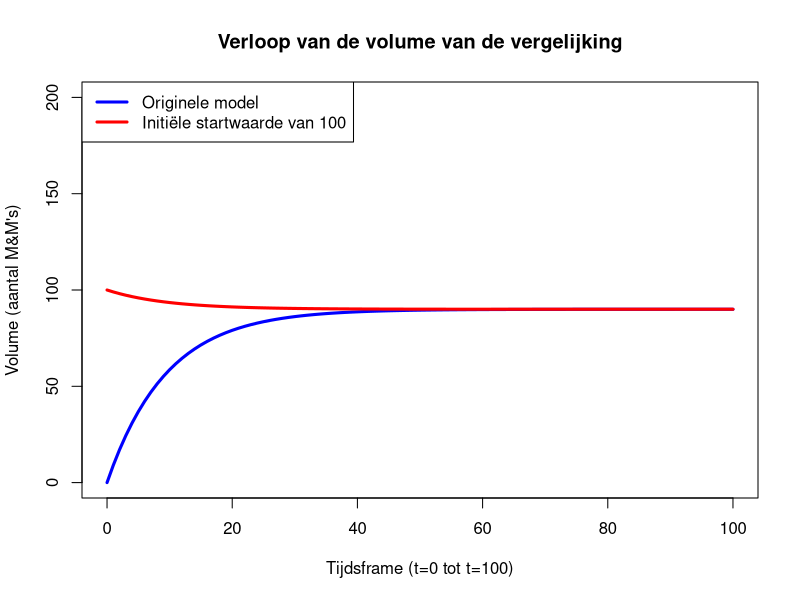
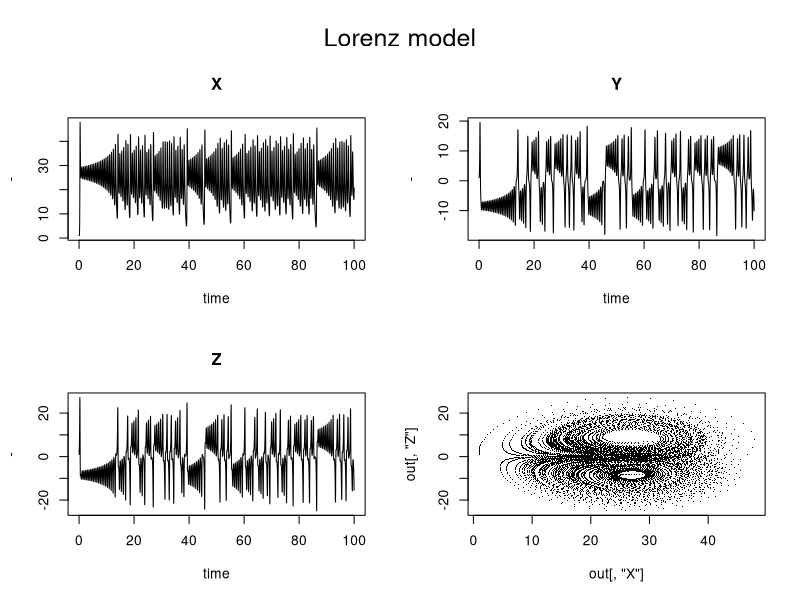
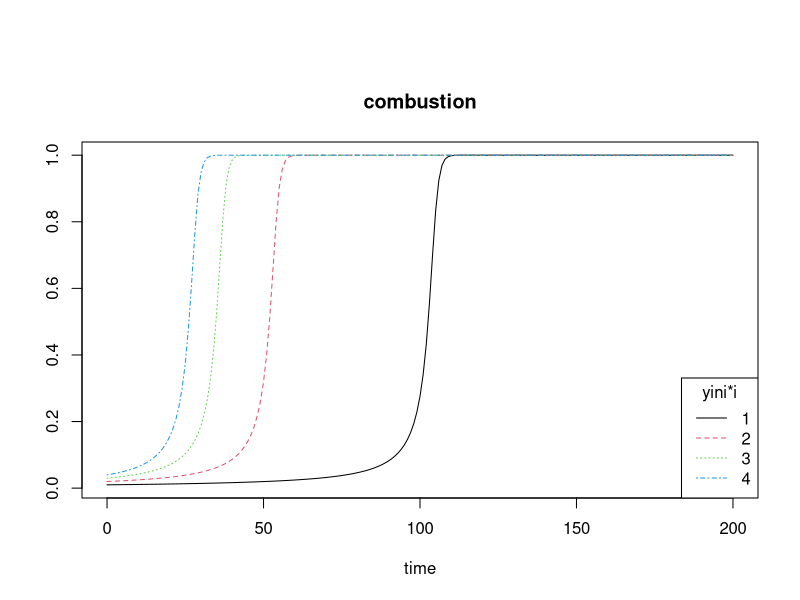
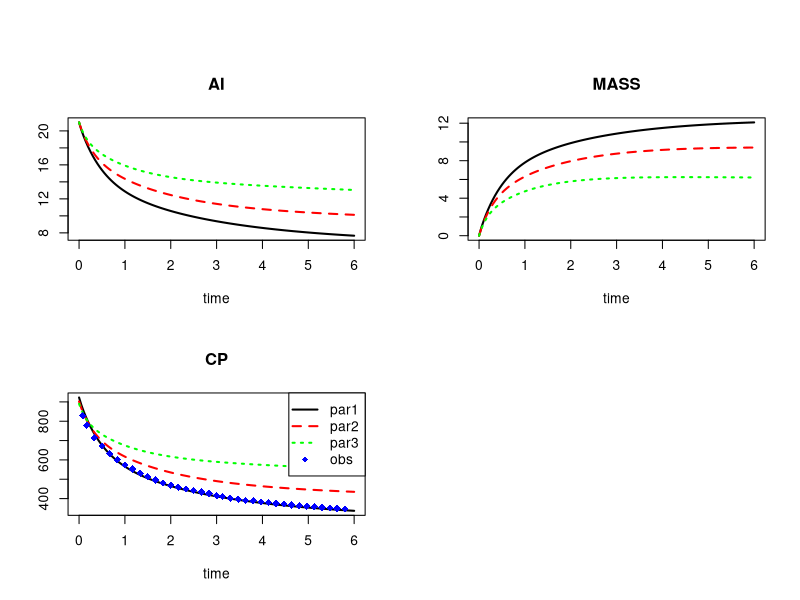
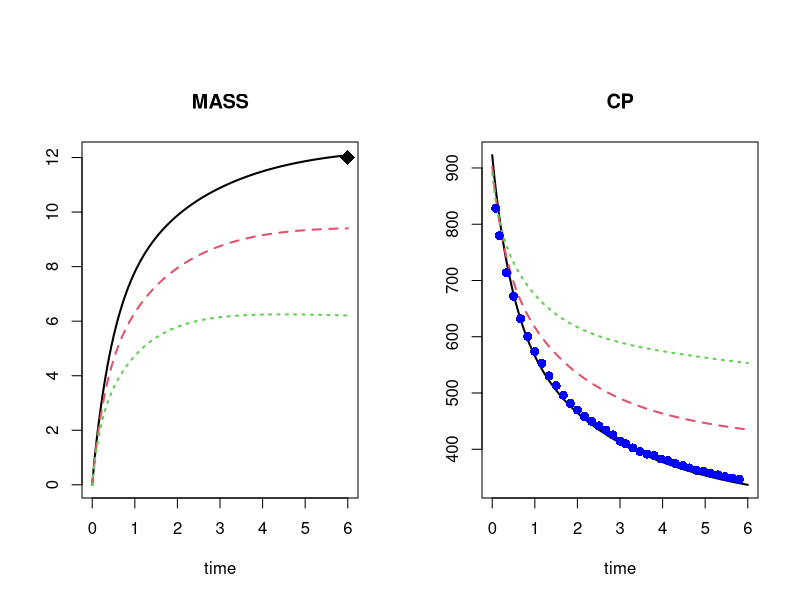
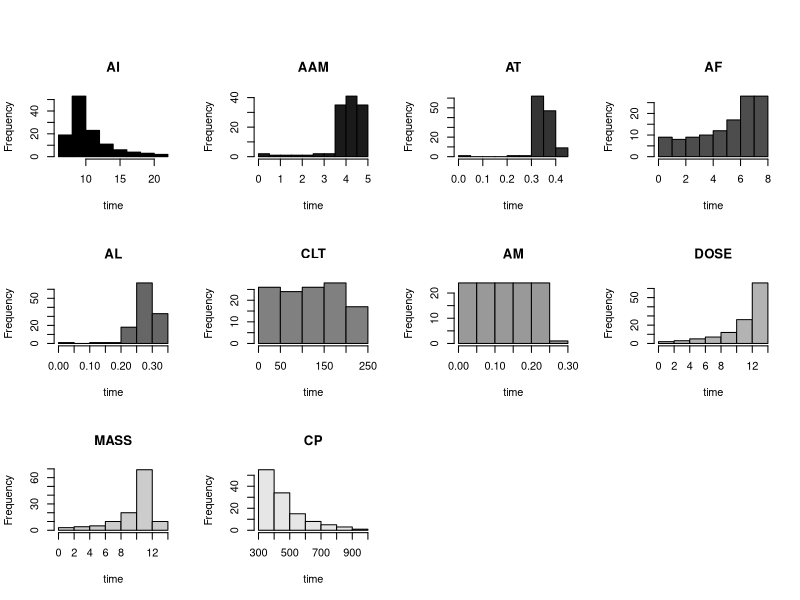

Reproduce these figures in R, in order.
## ---- chunk 1
knitr::opts_chunk$set(echo = TRUE)
## ---- chunk 2
# Het paket inladen
library(deSolve)
## ---- chunk 3
# Het opzetten van de parameters
parameters <- c(addVolume = 10, pV = 0.1)
## ---- chunk 4
# Het defineren van de functie
volume <- function(t, y, parameters) {
  with(as.list(c(parameters)),{
  dY <- addVolume - pV * (y+addVolume)
  return(list(c(dY)))
  }
  )
}
## ---- chunk 5
# Initiële startwaarde
state <- c(Volume = 0)
## ---- chunk 6
# Het defineren van de time sequentie
times <- seq(0, 100, by = 1)
## ---- chunk 7
# voer simulatie uit met behulp van continue benadering
out <- ode(times = times, y = state, parms = parameters, func = volume, method = "euler")
## ---- chunk 8
head(out)

plot(
  out,
  main = "Verloop van de volume van de vergelijking",
  xlab = "Tijdsframe (t=0 tot t=100)",
  ylab = "Volume (aantal M&M's)",
  col = "blue",
  lwd = 3,
  ylim = c(0, 200))

lines(ode(times = times, y = c(state=100), parms = parameters, 
          func = volume, method = "euler"), col = "red", lwd = 3)

legend("topleft", 
       legend = c("Originele model", "Initiële startwaarde van 100"),
       col = c("blue", "red"),
       lwd = 3)
## ---- chunk 9
parameters <- c(a = -8/3, b = -10, c = 28)
# initiele waarde
state <- c(X = 1, Y = 1, Z = 1)
## ---- chunk 10
Lorenz<-function(t, state, parameters) {
 with(as.list(c(state, parameters)),{
   # rate of change
   dX <- a*X + Y*Z
   dY <- b * (Y-Z)
   dZ <- -X*Y + c*Y - Z
  
   # return the rate of change
   list(c(dX, dY, dZ))
   }) # end with(as.list ...
   }
## ---- chunk 11
# Time units zero to one hundred
times <- seq(0, 100, by = 0.01)
## ---- chunk 12
# loading in deSolve 
library(deSolve)
out <- ode(y = state, times = times, func = Lorenz, parms = parameters)
## ---- chunk 13
head(out)
par(oma = c(0, 0, 3, 0))
plot(out, xlab = "time", ylab = "-")
plot(out[, "X"], out[, "Z"], pch = ".")
mtext(outer = TRUE, side = 3, "Lorenz model", cex = 1.5)
## ---- chunk 14
library(deSolve)
combustion <- function (t, y, parms)
  
list(y^2 * (1-y) )
yini <- 0.01
times <- 0 : 200

out <- ode(times = times, y = yini, parms = 0, func = combustion)
out2 <- ode(times = times, y = yini*2, parms = 0, func = combustion)
out3 <- ode(times = times, y = yini*3, parms = 0, func = combustion)
out4 <- ode(times = times, y = yini*4, parms = 0, func = combustion)
## ---- chunk 15

# The different scenarios are plotted at once, and a suitable legend is written.
plot(out, out2, out3, out4, main = "combustion")
legend("bottomright", lty = 1:4, col = 1:4, legend = 1:4, title = "yini*i")
## ---- chunk 16
# data set
head(ccl4data)
## ---- chunk 17
# data of animal A
obs <- subset (ccl4data, animal == "A", c(time, ChamberConc))
names(obs) <- c("time", "CP")
head(obs)
## ---- chunk 18
# output written to matrices from out, out2 and out3
parms <- c(0.182, 4.0, 4.0, 0.08, 0.04, 0.74, 0.05, 0.15, 0.32, 16.17,
   281.48, 13.3, 16.17, 5.487, 153.8, 0.04321671,
   0.40272550, 951.46, 0.02, 1.0, 3.80000000)
   yini <- c(AI = 21, AAM = 0, AT = 0, AF = 0, AL = 0, CLT = 0, AM = 0)
   out <- ccl4model(times = seq(0, 6, by = 0.05), y = yini, parms = parms)
   par2 <- parms
   par2[1] <- 0.1
   out2 <- ccl4model(times = seq(0, 6, by = 0.05), y = yini, parms = par2)
   par3 <- parms
   par3[1] <- 0.05
   out3 <- ccl4model(times = seq(0, 6, by = 0.05), y = yini, parms = par3)
## ---- chunk 19
plot(out, out2, out3, which = c("AI", "MASS", "CP"),
   col = c("black", "red", "green"), lwd = 2,
   obs = obs, obspar = list(pch = 18, col = "blue", cex = 1.2))
   legend("topright", lty = c(1,2,3,NA), pch = c(NA, NA, NA, 18),
   col = c("black", "red", "green", "blue"), lwd = 2,
   legend = c("par1", "par2", "par3", "obs"))
## ---- chunk 20
# assumption that the total mass has been measured at day 6's end
obs2 <- data.frame(time = 6, MASS = 12)
obs2
## ---- chunk 21
# plot with obs2
plot(out, out2, out3, lwd = 2,
 obs = list(obs, obs2),
 obspar = list(pch = c(16, 18), col = c("blue", "black"),
 cex = c(1.2 , 2)))

## ---- chunk 22
hist(out, col = grey(seq(0, 1, by = 0.1)), mfrow = c(3, 4))
